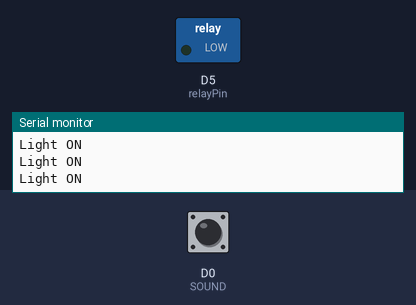
A sketch run on a simulated ESP8266 (NodeMCU). Parts: switched loads named in the sketch (green lamp = pin HIGH), the last lines printed to the serial monitor. The test bench sets the inputs (shaded band); at power-on: D0 (SOUND) HIGH.

Above: at 1.2 s.
1.3 s: D0 (SOUND) pulled LOW for 0.15 s
At 2.5 s:
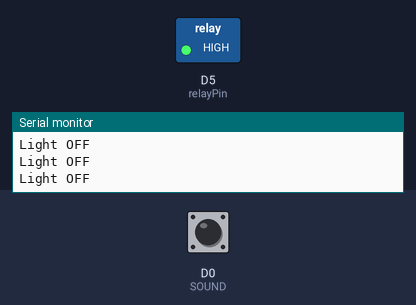
3.1 s: D0 (SOUND) pulled LOW for 1 s
At 4.6 s:
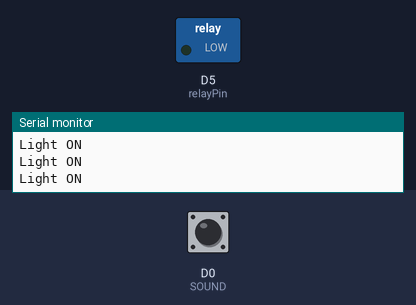
5.7 s: D0 (SOUND) pulled LOW for 3.2 s
At 9.6 s:
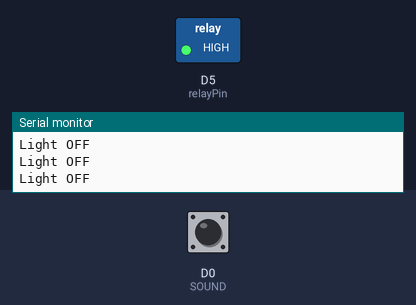
Timing chart, 0 to 11.1 s (numbered marks = the images above; inputs shaded):
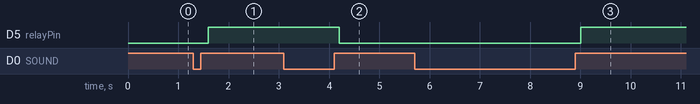

Measured:
- after the input at 1.3 s, D5 (relayPin): LOW → HIGH after 0.30 s
- after the input at 3.1 s, D5 (relayPin): HIGH → LOW after 1.1 s
- after the input at 5.7 s, D5 (relayPin): LOW → HIGH after 3.3 s

The sketch:

saklar_tepuk.ino
```cpp
int SOUND = D0;// connect output to Sound module DO
int relayPin = D5;// Connected to relay (LED)

// do not change values bellow
int val = 0; // light value from pin 2
int lightON = 0;//light status
int heard = 0;//sound heard status


void setup() {
   // SOUND Sensor Code by Robojax.com 20180217
  Serial.begin(9600);
  pinMode(SOUND, INPUT_PULLUP);
  pinMode(relayPin, OUTPUT);

}

void loop() {
 // SOUND Sensor Code by Robojax.com 20180217
  val = digitalRead(SOUND);

  if(val == HIGH && lightON == LOW){

    heard = 1-heard;
    delay(100);
  }
 // SOUND Sensor Code by Robojax.com 20180217
  lightON = val;

      if(heard == HIGH){
        Serial.println("Light ON");
        digitalWrite(relayPin, LOW);

      }else{
        Serial.println("Light OFF");
        digitalWrite(relayPin, HIGH);

      }

  delay(100);
}
```
